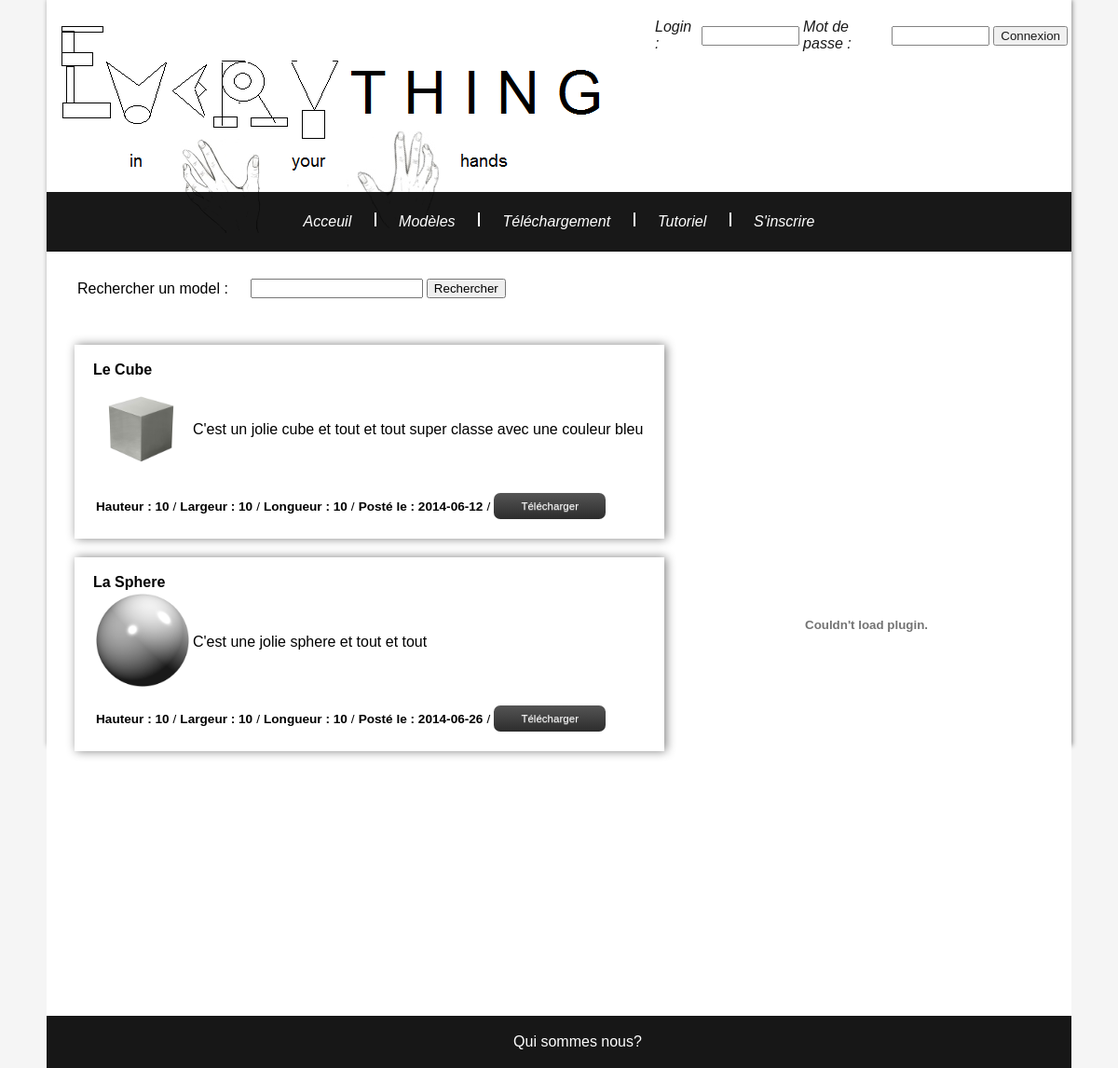
/Maquette/modele.php, run on an earlier commit of the app's database.
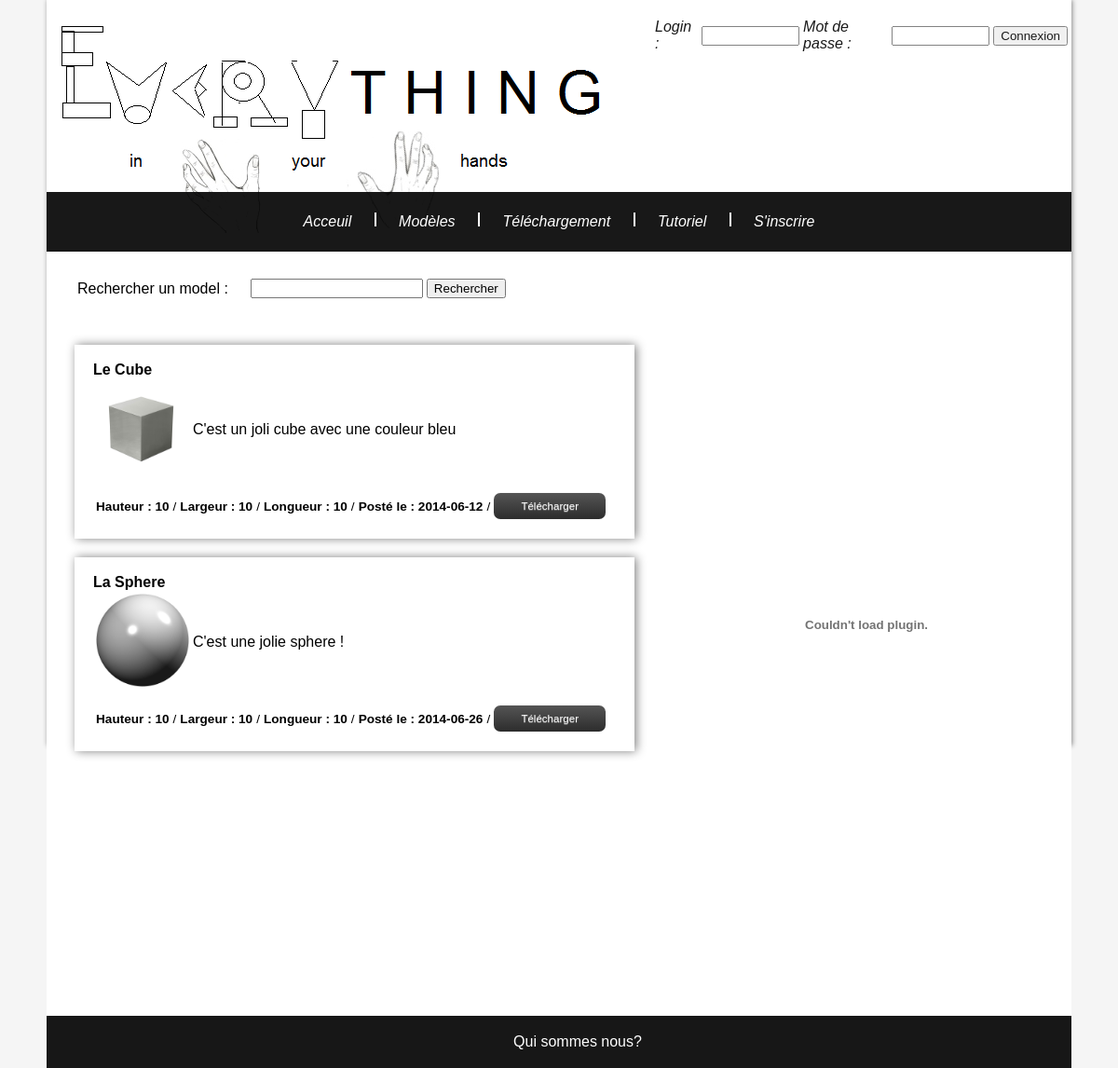
And on a later commit of the database.
### tables this page shows
CREATE TABLE IF NOT EXISTS `modele` (
  `id_modele` int(11) NOT NULL AUTO_INCREMENT,
  `nom_modele` varchar(20) NOT NULL,
  `description_modele` varchar(1000) NOT NULL,
  `url_modele` varchar(200) NOT NULL,
  `image_modele` varchar(200) NOT NULL,
  `statut_modele` varchar(30) NOT NULL,
  `hauteur_modele` float NOT NULL,
  `largeur_modele` float NOT NULL,
  `longueur_modele` float NOT NULL,
  `date_modele` date NOT NULL,
  `id_inscrit` int(11) NOT NULL,
  PRIMARY KEY (`id_modele`),
  KEY `FK_modele_id_inscrit` (`id_inscrit`)
);

### Maquette/fragments/traitements/db.php (called while the page is built, shortened)
<?php
function requete($requete, $select = false){
	$server = 'mysql:host=localhost';
	$bdd = 'dbname=everything';
	$user= 'everything';
	$mdp= 'secret';
	$pdo = new PDO($server.';'.$bdd, $user, $mdp);
	$pdo->query("SET CHARACTER SET utf8");
	if($select == true){
		$result = $pdo->query($requete);
		$result = $result->fetchAll();
	}else{
		$result = $pdo->exec($requete);
	}
	return $result;
}
?>

### Maquette/fragments/traitements/modele.php (called while the page is built, shortened)
<?php
require_once 'db.php';
function showModele(){
    return requete("select * from modele", true);
}
?>

### Maquette/modele.php (the view, shortened to what this page needs)
<?php
include ($_SERVER['DOCUMENT_ROOT'] . '/Maquette/fragments/shared/header.php');
require_once 'fragments/traitements/db.php';
require_once 'fragments/traitements/modele.php';
?>
<div id="recherche">
        <form method="post" action="fragments/traitements/trait_modif.php">
            <table id="table" align="left">
                <tr>
                    <td><label> Rechercher un model : </label></td>
                    <td><input id="recherche" type="text" required="true" name="nom" value=""/></td>
                    <td><p align="center"><input type="submit" value="Rechercher"></p></td>
                </tr>
            </table>
        </form>
</div>
<div id="page_content">
<?php
$modeles = showModele();
foreach ($modeles as $unModele) {
    ?>
    <div id="un_modele">
        <div id="text_modele">
            <br>
            <b><?php echo $unModele['nom_modele'] ?></b>
            <table>
                <tr>
                    <td><img src="<?php echo $unModele['image_modele'] ?>" alt="Pas d'image" title="<?php echo $unModele['nom_modele'] ?>" width="100px"></td>
                    <td><?php echo $unModele['description_modele'] ?></td>
                </tr>
            </table>
            <div id="votes">
            <table>
                <tr>
                    <td><b> Hauteur : <?php echo $unModele['hauteur_modele'] ?></b></td>
                    <td> / </td>
                    <td><b> Largeur : <?php echo $unModele['largeur_modele'] ?></b></td>
                    <td> / </td>
                    <td><b> Longueur : <?php echo $unModele['longueur_modele'] ?></b></td>
                    <td> / </td>
                    <td><b> Posté le : <?php echo $unModele['date_modele'] ?></b></td>
                    <td> / </td>
                    <td><a class="telecharger" href="<?php echo $unModele['url_modele'] ?>" target=""> Télécharger </a></td>
                </tr>
            </table>
            </div>
            <br>
        </div>
    </div>
    <?php
}
?>
</div>
<?php
include ($_SERVER['DOCUMENT_ROOT'] . '/Maquette/fragments/shared/footer.php');
?>

### Maquette/fragments/shared/header.php (shortened to what this page needs)
<!DOCTYPE html PUBLIC "-//W3C//DTD XHTML 1.0 Strict//EN"
    "http://www.w3.org/TR/xhtml1/DTD/xhtml1-strict.dtd">
<html xmlns="http://www.w3.org/1999/xhtml" xml:lang="fr" lang="fr">
    <head>
        <link rel="stylesheet" type="text/css" href="res/style.css">
        <link rel="stylesheet" type="text/css" href="res/jcarousel.basic.css">
    </head>
<body>
    <div id="page">
	<div id="content-header">
            <?php if(!isset($_SESSION['login'])) { ?>
                <div id="login" align="right">
                        <form method="post" action="fragments/traitements/connexion.php">
                            <table id="table" align="right">
                                <tr>
                                    <td><label for="login"> Login : </label></td>
                                    <td><input size="10" type="text" name="login" id="login_connexion" required/></td>
                                    <td><label> Mot de passe : </label></td>
                                    <td><input size="10" type="password" name="mdp" id="mdp_connexion" required/></td>
                                    <td><input type="submit" name="connexion" value="Connexion"></td>
                                </tr>
                            </table>
                        </form>
                </div>
            <?php } ?>
            <ul id="main-menu">
                    <li><a href="index.php">Acceuil</a></li>
                    <li><div id="split_menu"></div></li>
                    <li><a href="modele.php">Modèles</a></li>
                    <li><div id="split_menu"></div></li>
                    <li><a href="download.php">Téléchargement</a></li>
                    <li><div id="split_menu"></div></li>
                    <li><a href="tuto.php">Tutoriel</a></li>
                    <?php if(!isset($_SESSION['login'])) { ?>
                        <li><div id="split_menu"></div></li>
                        <li><a href="inscription.php">S'inscrire</a></li>
                    <?php } ?>
            </ul>
	</div>
    <div id="content">
<div id="pub">
    <div id="text_pub">
        <embed id="lapub" src="http://s0.2mdn.net/4118425/300x600_IBM_Intel_Nextscale.swf" flashvars="moviePath=http://s0.2mdn.net/4118425/&amp;moviepath=http://s0.2mdn.net/4118425/&amp;clickTag=http%3A//ad-emea.doubleclick.net/click%253Bh%253Dv8/3f0b/f/10e/%252a/q%253B279872309%253B0-0%253B0%253B106864678%253B4986-300/600%253B57314831/57203942/1%253B%253B%257Esscs%253D%253fhttp%3A//ads.horyzon-media.com/clic/countgo.asp%3F3062241%2C140081%2C6485416071221184018%2C6586153083%2CS%2Csystemtarget%3D%2524qc%253d1307229780%253b%2524ql%253dmedium%253b%2524qpc%253d75001%253b%2524qpp%253d0%253b%2524qt%253d184_1903_42652t%253b%2524b%253d16330%253b%2524o%253d11999%253b%2524sh%253d768%253b%2524sw%253d1600%2C9908907%2CURL%3Dhttp%253a%252f%252fwww-03.ibm.com/systems/fr/x/hardware/highdensity/nextscale/sanslimite.html%253Fcmp%253D333AD%2526ct%253D333AD05W%2526cr%253DPCInpact%7CThematique_cloud%7CStandard_display%2526cm%253DB%2526csr%253Dswiotfr%7Cca%7Cintelxpress%7Cnextscale%7Cnextscale%7Cq12014%2526ccy%253DFR%2526cd%253D2014-03-03%2526cn%253Dq1%7CIntXpress%7Cleintel%7Cnextscale%7CBanner%7C300x600%7Cfr%2526csz%253D300x600%2526S_TACT%253D333AD05W&amp;clickTag=http%3A//ad-emea.doubleclick.net/click%253Bh%253Dv8/3f0b/f/10e/%252a/q%253B279872309%253B0-0%253B0%253B106864678%253B4986-300/600%253B57314831/57203942/1%253B%253B%257Esscs%253D%253fhttp%3A//ads.horyzon-media.com/clic/countgo.asp%3F3062241%2C140081%2C6485416071221184018%2C6586153083%2CS%2Csystemtarget%3D%2524qc%253d1307229780%253b%2524ql%253dmedium%253b%2524qpc%253d75001%253b%2524qpp%253d0%253b%2524qt%253d184_1903_42652t%253b%2524b%253d16330%253b%2524o%253d11999%253b%2524sh%253d768%253b%2524sw%253d1600%2C9908907%2CURL%3Dhttp%253a%252f%252fwww-03.ibm.com/systems/fr/x/hardware/highdensity/nextscale/sanslimite.html%253Fcmp%253D333AD%2526ct%253D333AD05W%2526cr%253DPCInpact%7CThematique_cloud%7CStandard_display%2526cm%253DB%2526csr%253Dswiotfr%7Cca%7Cintelxpress%7Cnextscale%7Cnextscale%7Cq12014%2526ccy%253DFR%2526cd%253D2014-03-03%2526cn%253Dq1%7CIntXpress%7Cleintel%7Cnextscale%7CBanner%7C300x600%7Cfr%2526csz%253D300x600%2526S_TACT%253D333AD05W" width="300" height="600" type="application/x-shockwave-flash" quality="high" swliveconnect="true" wmode="opaque" name="DCF279872309" base="http://s0.2mdn.net/4118425" allowscriptaccess="never"> </embed>
    </div>
</div>

### Maquette/fragments/shared/footer.php
		</div>
		<div id="footer">
		<ul>
		  <li><a href="apropos.php">Qui sommes nous?</a></li>
		</ul>
		</div>
		</div>
	</body>
</html>

### Maquette/res/style.css (style rules this page uses)
body, html { padding:0; margin:0; height: 100%; width:100%; font-family: sans-serif; background-color: whitesmoke; }
a { text-decoration: none;color:bi; }
#content-header { overflow: auto; background-image: url('img/logo.png'); background-position: left; background-repeat: repeat-y; height: 270px; background-color: white; position:relative; }
#page { width:1100px; margin: 0 auto; height: 100%; position: relative; box-shadow: 1px 0px 5px #888888; }
#login { font-style: oblique; color: black; position:absolute; opacity: 0.9; margin-left: 59%; padding: 1px; }
#main-menu { margin:0; padding:0; position:absolute; width: 1100px; background-color: black; opacity: 0.9; bottom:0; text-align: center; font-style: oblique; border-bottom: 3px solid black ; border-top: 3px solid black; }
#split_menu { background-color: white; height: 15px; width: 2px; }
#content { min-height:100%; background-color: white; padding:10px; }
#main-menu li { display: inline-block; }
#main-menu li a { color:white; padding:20px; display: block; }
#footer { height:50px; width: 100%; background-color: black; position: absolute; text-align: center; opacity: 0.9; border-bottom: 3px solid black ; border-top: 3px solid black; }
#footer li { display: inline-block }
#footer a { color:white; }
.telecharger { width:auto; padding:8px 0; text-align:center; display: inline-block; float:left; margin:0 8px 0 0; border-radius:7px; font-size: 0.85em; width:120px; color:white; font-family: Arial,sans-serif; box-shadow: 0 0 1px rgba( 0, 0, 0, 0.2), 0 -1px 0 rgba( 255, 255, 255, 0.1); text-shadow: 0px 1px 0px rgba( 255, 255, 255, 0.3); }
.telecharger, .telecharger:active { background: #444; background: linear-gradient( #555, #2C2C2C); background: -webkit-linear-gradient( #555, #2C2C2C); background: -moz-linear-gradient( #555, #2C2C2C); background: -ms-linear-gradient( #555, #2C2C2C); background: -o-linear-gradient( #555, #2C2C2C); background: linear-gradient( #555, #2C2C2C); }
#recherche { position:relative; margin-left: 20px; }
#page_content { margin-top: 70px; position:absolute; }
#un_modele { size: 500px; position: relative; margin-bottom: 20px; margin-top: 20px; margin-left: 20px; margin-right: 400px; box-shadow: 2px 0px 10px grey; }
#text_modele { color : black; margin-left: 20px; margin-right: 20px; margin-top: 5px; margin-bottom: 10px; }
#votes { font-size: 85%; }
#pub { position:absolute; width: 30%; margin-left: 700px; margin-right: 50px; margin-top: 80px; margin-bottom: 20px; }
#text_pub { margin-left: 20px; margin-right: 20px; margin-top: 10px; margin-bottom: 10px; }

What changed in the data, as far as the page shows it:
changed modele "Le Cube": description_modele "C'est un jolie cube et tout et tout super classe avec une couleur bleu" → "C'est un joli cube avec une couleur bleu"
changed modele "La Sphere": description_modele "C'est une jolie sphere et tout et tout" → "C'est une jolie sphere !"
